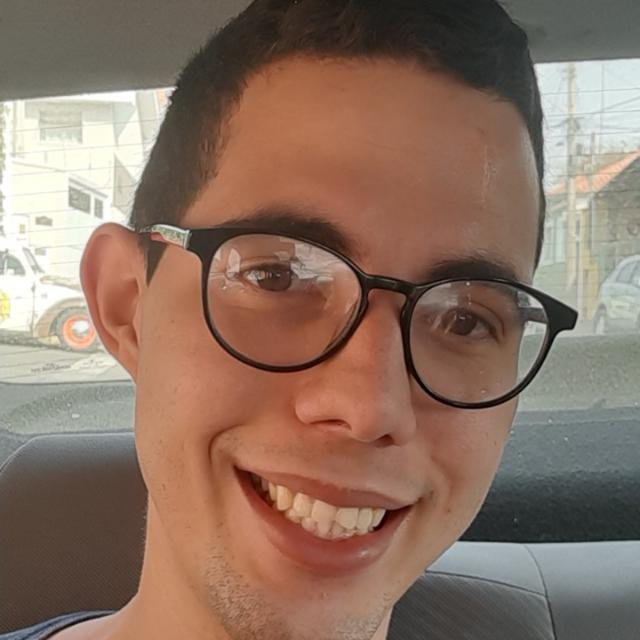
#> input picture images/igo.jpg, 640 x 640 px
$ python -i BeW.py   (imports and definitions only)
#> lines starting #> are read from the running program, lines starting #| are printed output that depends on the picture; after the words box and inside, x2 and y2 are one past the last pixel; in counts of white or black regions, pixels touching at a corner belong together

#!/usr/bin/env python
# coding: utf-8
import cv2        #biblioteca de cores
import numpy as np     #biblioteca de matrizes
def imagem(caminho):
#> called with caminho = 'images/igo.jpg'
    image = cv2.imread(caminho)              #oque chama a imagem
#> image is the input picture: shape (640, 640, 3); mean B, G, R 99.2, 114.1, 139.5
    gray = cv2.cvtColor(image, cv2.COLOR_BGR2GRAY)   #Função que seleciona a cor
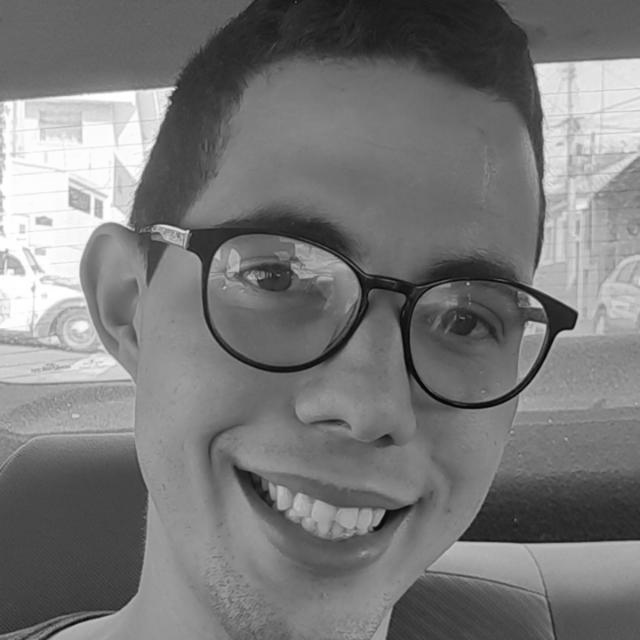
#> gray: shape (640, 640); min 1, max 255, mean 120

    ret, thresh = cv2.threshold(gray, 0, 255,
                                cv2.THRESH_BINARY_INV +
                                cv2.THRESH_OTSU)
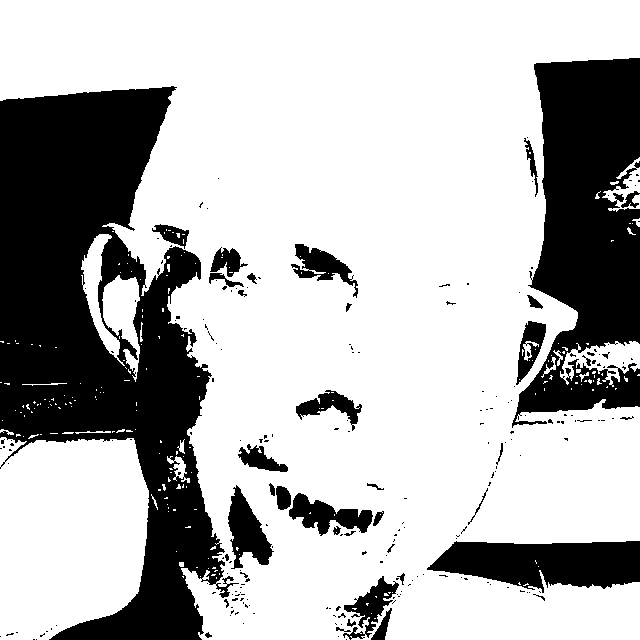
#> thresh: shape (640, 640); 71% white; 222 black regions (182 under 20 px), largest, box (x1, y1, x2, y2) and area: (0, 86, 239, 640) 67917, (512, 58, 640, 428) 30577, (427, 541, 640, 593) 7883
#> ret = 138
    cv2.imshow('imagem', thresh)         #retorna imagem 1

    kernel = np.ones((3, 3), np.uint8)
    closing = cv2.morphologyEx(thresh, cv2.MORPH_CLOSE,
                                kernel, iterations = 2)
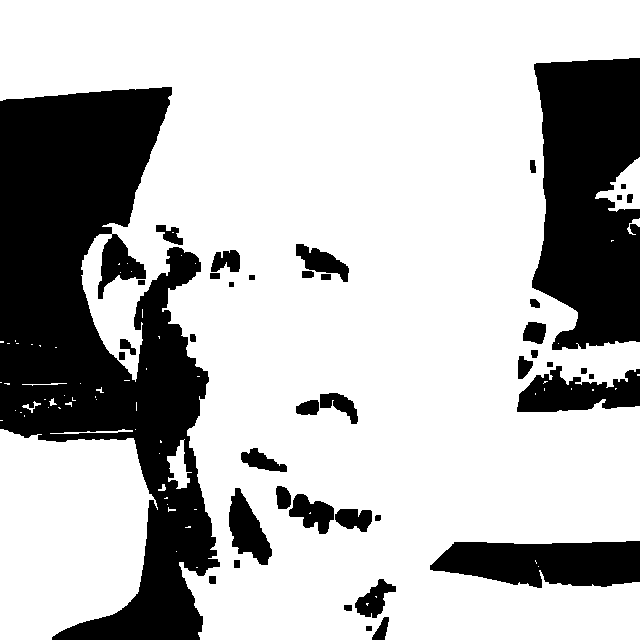
#> closing: shape (640, 640); 72.6% white; 41 black regions, largest, box (x1, y1, x2, y2) and area: (0, 87, 220, 640) 65629, (532, 58, 640, 350) 25535, (430, 541, 640, 588) 7782
    bg = cv2.dilate(closing, kernel, iterations = 1)
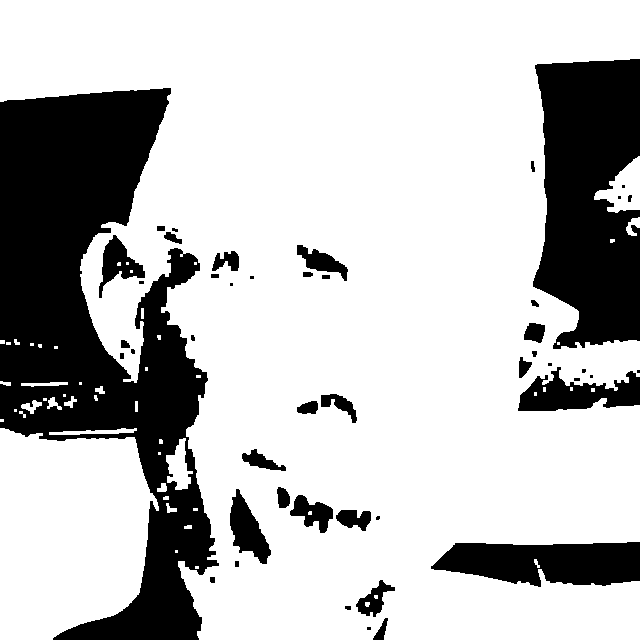
#> bg: shape (640, 640); 74.6% white; 47 black regions (14 under 20 px), largest, box (x1, y1, x2, y2) and area: (0, 88, 219, 640) 60881, (533, 59, 640, 349) 24632, (431, 542, 640, 587) 7227
    dist_transform = cv2.distanceTransform(closing, cv2.DIST_L2, 0)
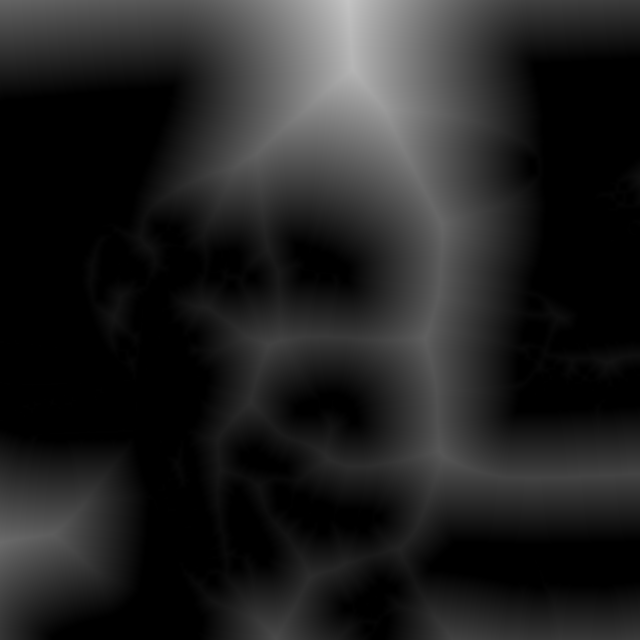
#> dist_transform: shape (640, 640) float32; min 0, max 196.7, mean 33.7
    ret, fg = cv2.threshold(dist_transform, 0.02
                            * dist_transform.max(), 255, 0)
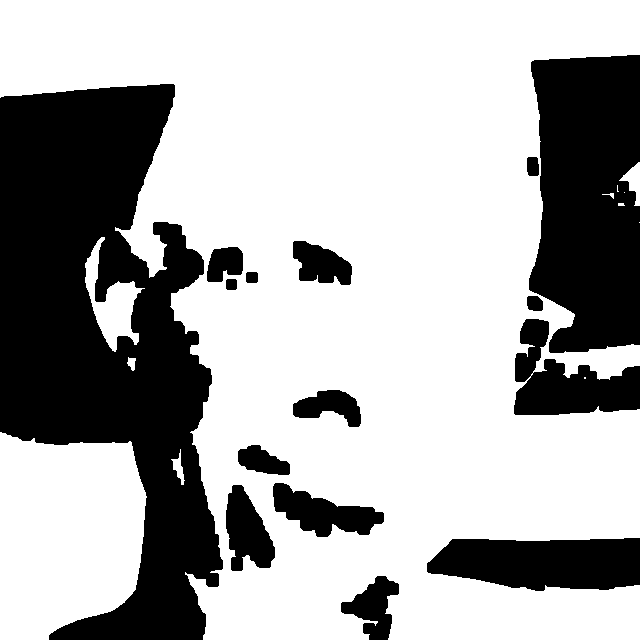
#> fg: shape (640, 640) float32; 67.8% white; 15 black regions, largest, box (x1, y1, x2, y2) and area: (0, 84, 223, 640) 74224, (529, 55, 640, 353) 28187, (427, 538, 640, 591) 9261
#> ret = 3.93

    cv2.imshow('imagem 2', fg)            #retorna imagem 2

    print(bg)                             #retorna matrix
#> (printed output is left out)
    cv2.waitKey(0)


>>> result = imagem('images/igo.jpg')
